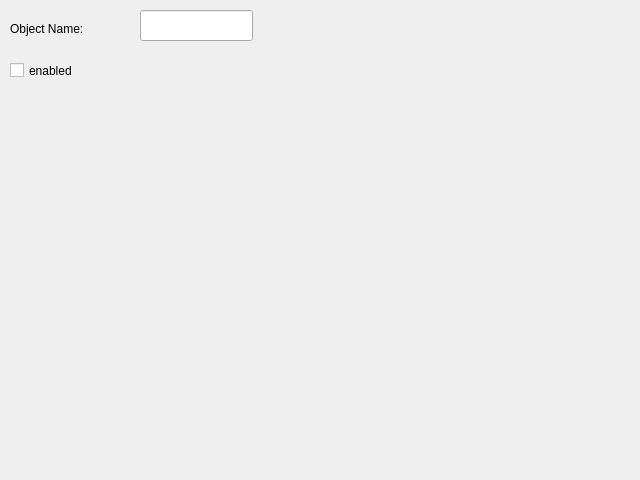
<?xml version="1.0" encoding="UTF-8"?>
<ui version="4.0">
 <class>ArcHelper</class>
 <widget class="QWidget" name="ArcHelper">
  <property name="geometry">
   <rect>
    <x>0</x>
    <y>0</y>
    <width>640</width>
    <height>480</height>
   </rect>
  </property>
  <property name="windowTitle">
   <string>Form</string>
  </property>
  <widget class="QLabel" name="label">
   <property name="geometry">
    <rect>
     <x>10</x>
     <y>20</y>
     <width>121</width>
     <height>17</height>
    </rect>
   </property>
   <property name="text">
    <string>Object Name:</string>
   </property>
  </widget>
  <widget class="QLineEdit" name="leObjectName">
   <property name="geometry">
    <rect>
     <x>140</x>
     <y>10</y>
     <width>113</width>
     <height>31</height>
    </rect>
   </property>
  </widget>
  <widget class="QCheckBox" name="checkBox">
   <property name="geometry">
    <rect>
     <x>10</x>
     <y>60</y>
     <width>99</width>
     <height>21</height>
    </rect>
   </property>
   <property name="text">
    <string>enabled</string>
   </property>
  </widget>
 </widget>
 <resources/>
 <connections/>
</ui>
